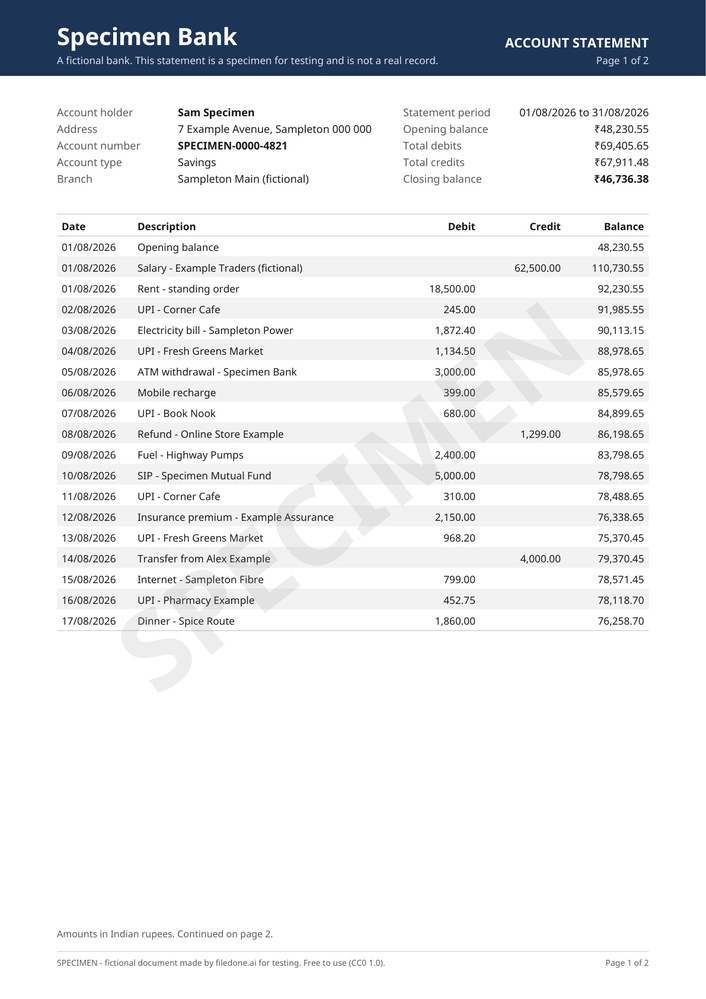
#> input picture sample_artifacts/sample-bank-statement-image-test.jpg, 706 x 999 px, shrunk from 1191 x 1684 before the run
$ python -i image_processor_v1.py   (imports and definitions only)
#> lines starting #> are read from the running program, lines starting #| are printed output that depends on the picture; after the words box and inside, x2 and y2 are one past the last pixel; in counts of white or black regions, pixels touching at a corner belong together
from pathlib import Path

import cv2
import numpy as np
import pytesseract
from PIL import Image

import os
pytesseract.pytesseract.tesseract_cmd = os.getenv("TESSERACT_CMD", "tesseract")


# def extract_image_text(file_path: str) -> str:
def extract_image_text(
    file_path: str,
    document_category: str | None = None,
) -> str:
    """Extract text from JPG, PNG and TIFF images using Tesseract OCR."""

    path = Path(file_path)

    if not path.exists():
        raise FileNotFoundError(f"Image not found: {path}")

    supported = {".jpg", ".jpeg", ".png", ".tif", ".tiff"}

    if path.suffix.lower() not in supported:
        raise ValueError(f"Unsupported image format: {path.suffix}")

    try:
        image = cv2.imread(str(path))
#> image is the input picture: shape (999, 706, 3); mean B, G, R 235.1, 232.6, 230.9

        if image is None:
            raise ValueError("Unable to read image. File may be corrupted.")

        gray = cv2.cvtColor(image, cv2.COLOR_BGR2GRAY)
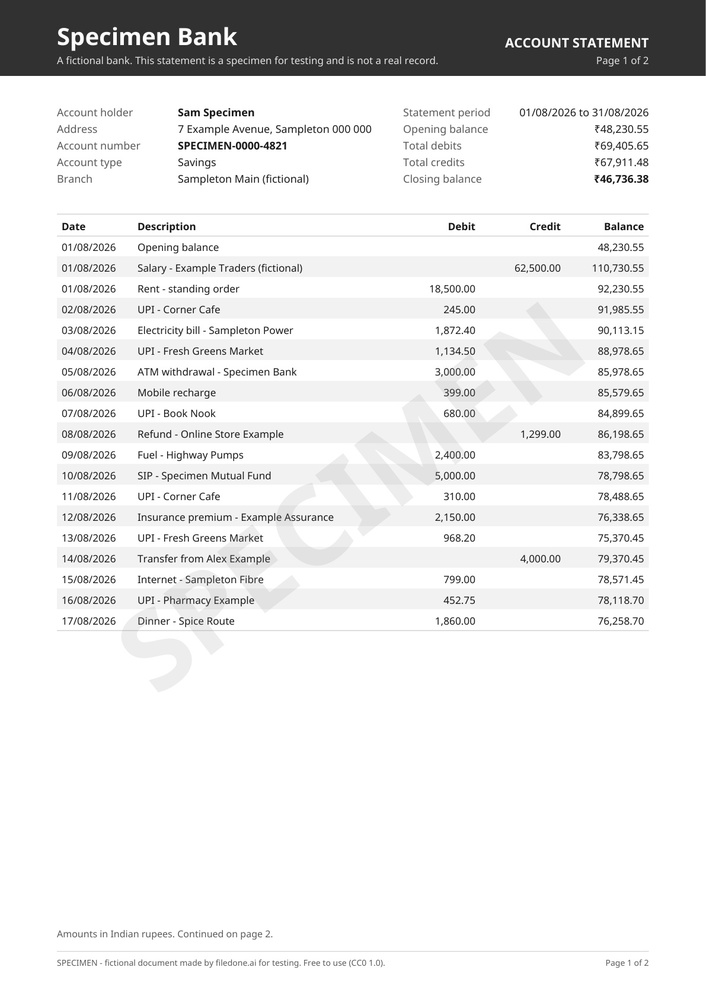
#> gray: shape (999, 706); min 0, max 255, mean 232.4

        # Improve contrast and remove minor image noise.
        gray = cv2.fastNlMeansDenoising(gray, None, 10, 7, 21)

        processed = cv2.adaptiveThreshold(
            gray,
            255,
            cv2.ADAPTIVE_THRESH_GAUSSIAN_C,
            cv2.THRESH_BINARY,
            31,
            11,
        )
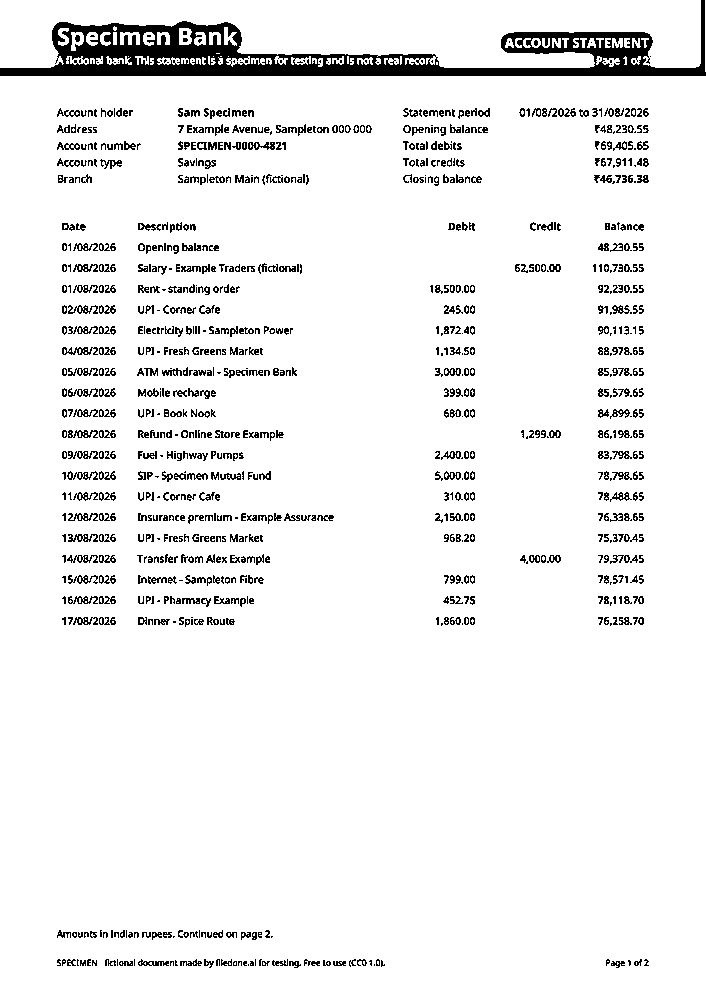
#> processed: shape (999, 706); 93.7% white; 952 black regions (274 under 20 px), largest, box (x1, y1, x2, y2) and area: (0, 0, 706, 76) 16254, (62, 347, 98, 355) 160, (68, 534, 98, 542) 141

        pil_image = Image.fromarray(processed)

#> (the run stopped early here; a loop or call above may not have finished)

$ run again, on sample_artifacts/sample-receipt-photo.jpg
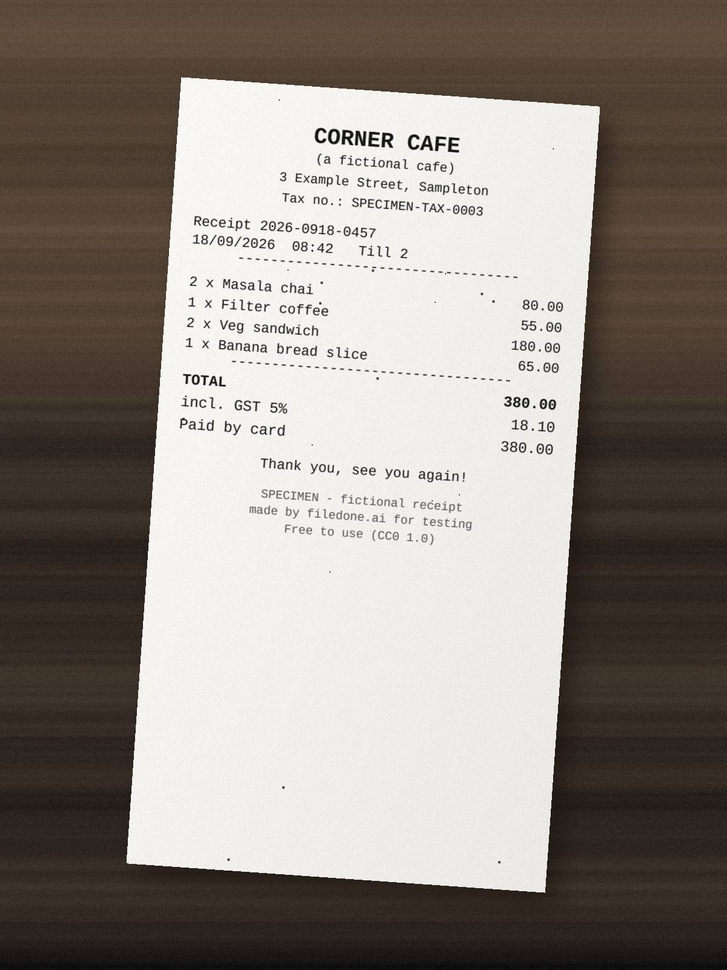
#> input picture sample_artifacts/sample-receipt-photo.jpg, 727 x 970 px, shrunk from 1200 x 1600 before the run
#> in extract_image_text, image is the input picture: shape (970, 727, 3); mean B, G, R 130.3, 137.3, 144
#> in extract_image_text, `processed = cv2.adaptiveThreshold( gray, 255, cv2.ADAPTIVE_THRESH_GAUS..`:
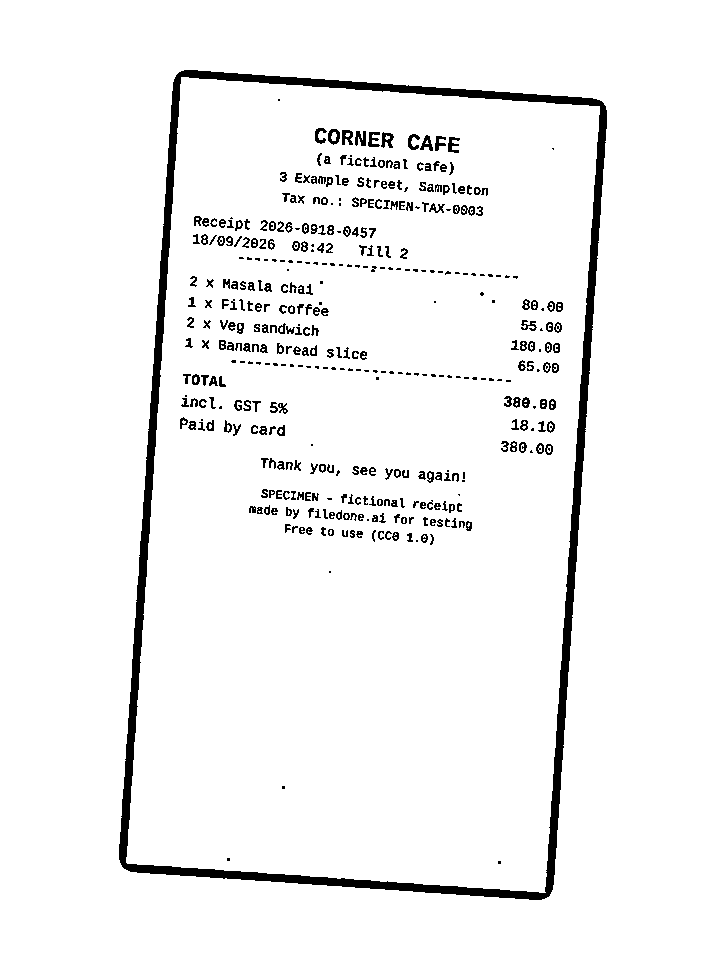
#> processed: shape (970, 727); 95.4% white; 415 black regions (112 under 20 px), largest, box (x1, y1, x2, y2) and area: (119, 70, 607, 900) 19020, (381, 132, 394, 148) 121, (355, 131, 366, 146) 118

$ run again, on sample_artifacts/sample-scanned-invoice.jpg
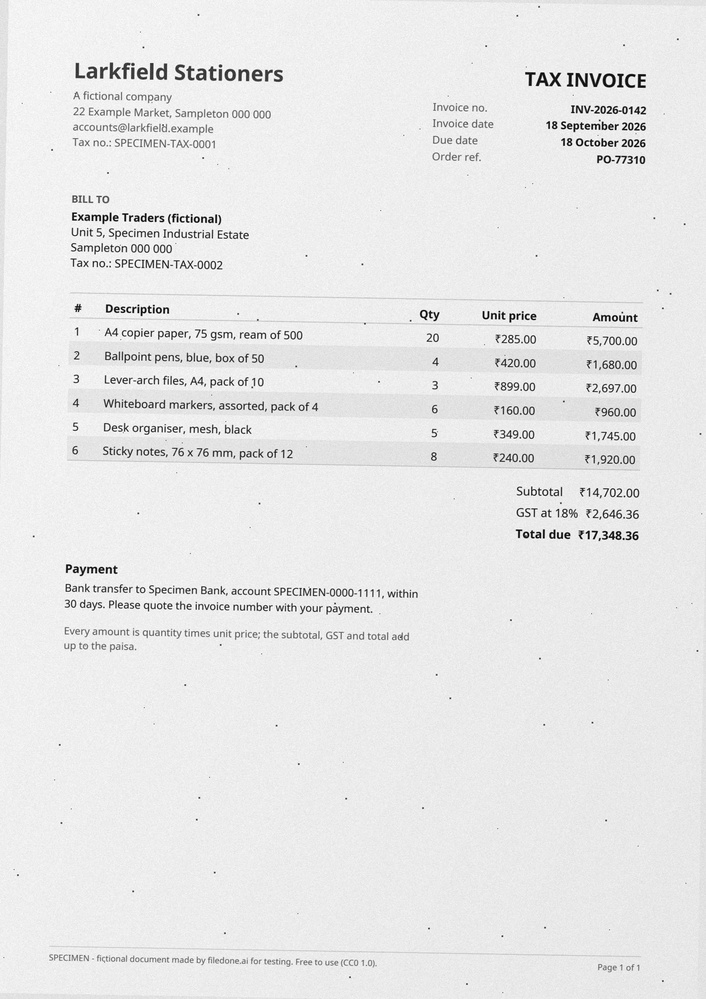
#> input picture sample_artifacts/sample-scanned-invoice.jpg, 706 x 999 px, shrunk from 1654 x 2339 before the run
#> in extract_image_text, image is the input picture: shape (999, 706, 3); min 0, max 255, mean 231.7
#> in extract_image_text, `processed = cv2.adaptiveThreshold( gray, 255, cv2.ADAPTIVE_THRESH_GAUS..`:
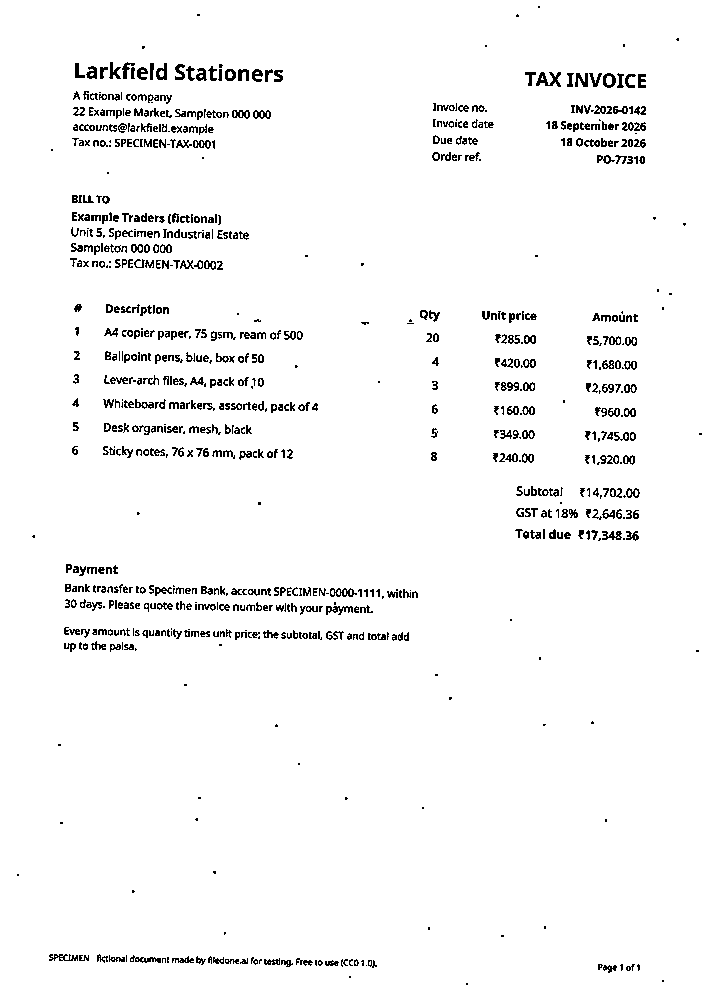
#> processed: shape (999, 706); 96.5% white; black in thin lines or dots

$ run again, on sample_artifacts/receipt-ocr-diagnostic.png
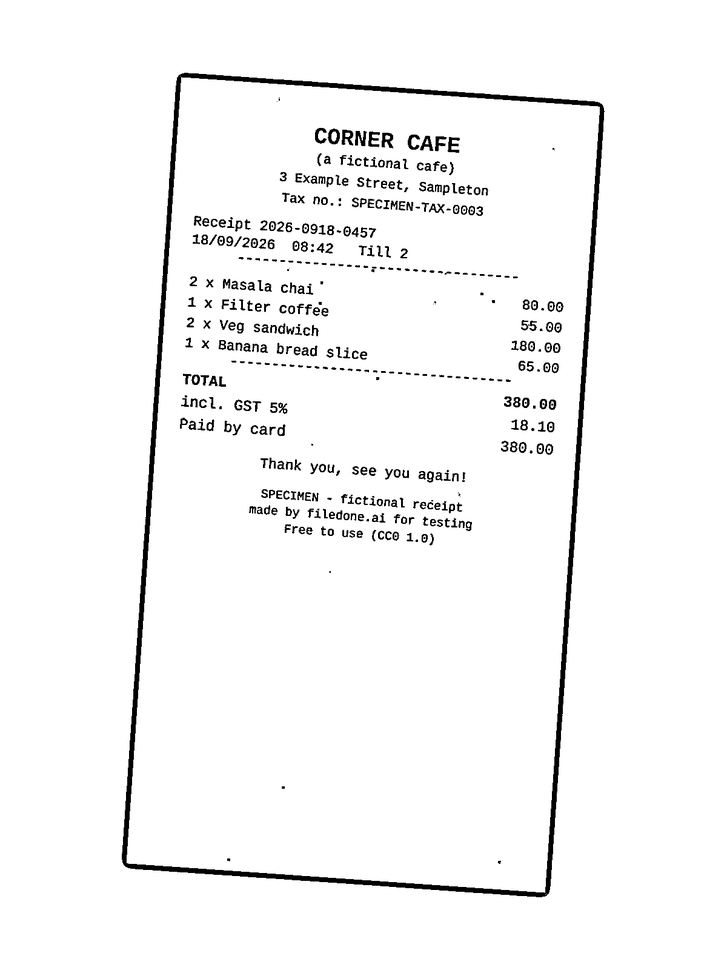
#> input picture sample_artifacts/receipt-ocr-diagnostic.png, 727 x 970 px, shrunk from 1200 x 1600 before the run
#> in extract_image_text, image is the input picture: shape (970, 727, 3); min 0, max 255, mean 246.6
#> in extract_image_text, `processed = cv2.adaptiveThreshold( gray, 255, cv2.ADAPTIVE_THRESH_GAUS..`:
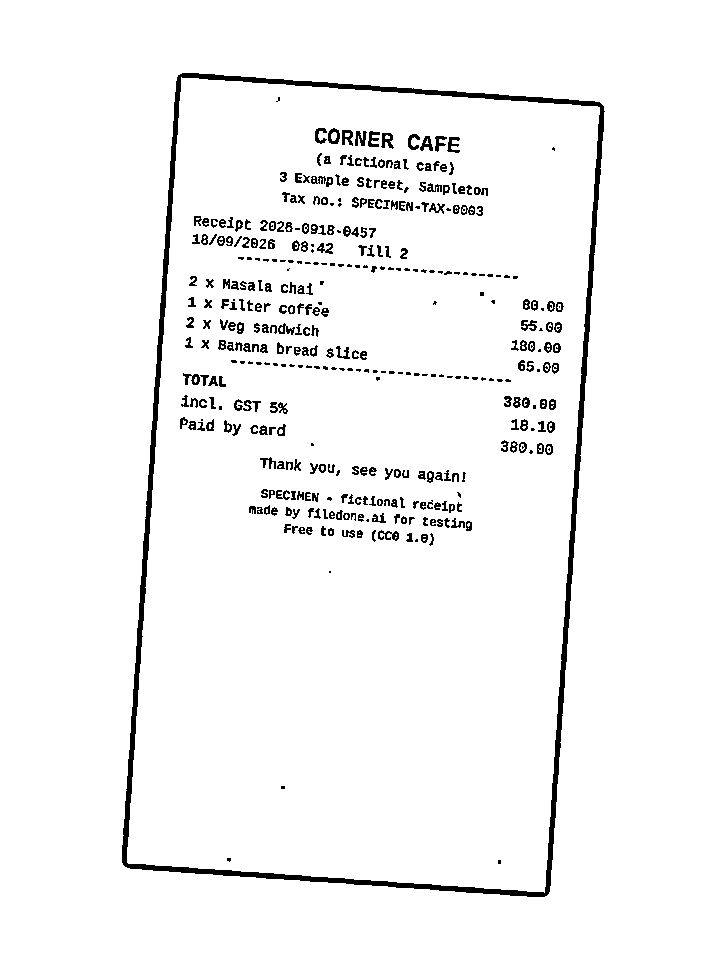
#> processed: shape (970, 727); 96.2% white; 396 black regions (107 under 20 px), largest, box (x1, y1, x2, y2) and area: (122, 73, 605, 897) 12250, (381, 133, 394, 149) 120, (378, 530, 399, 541) 119
